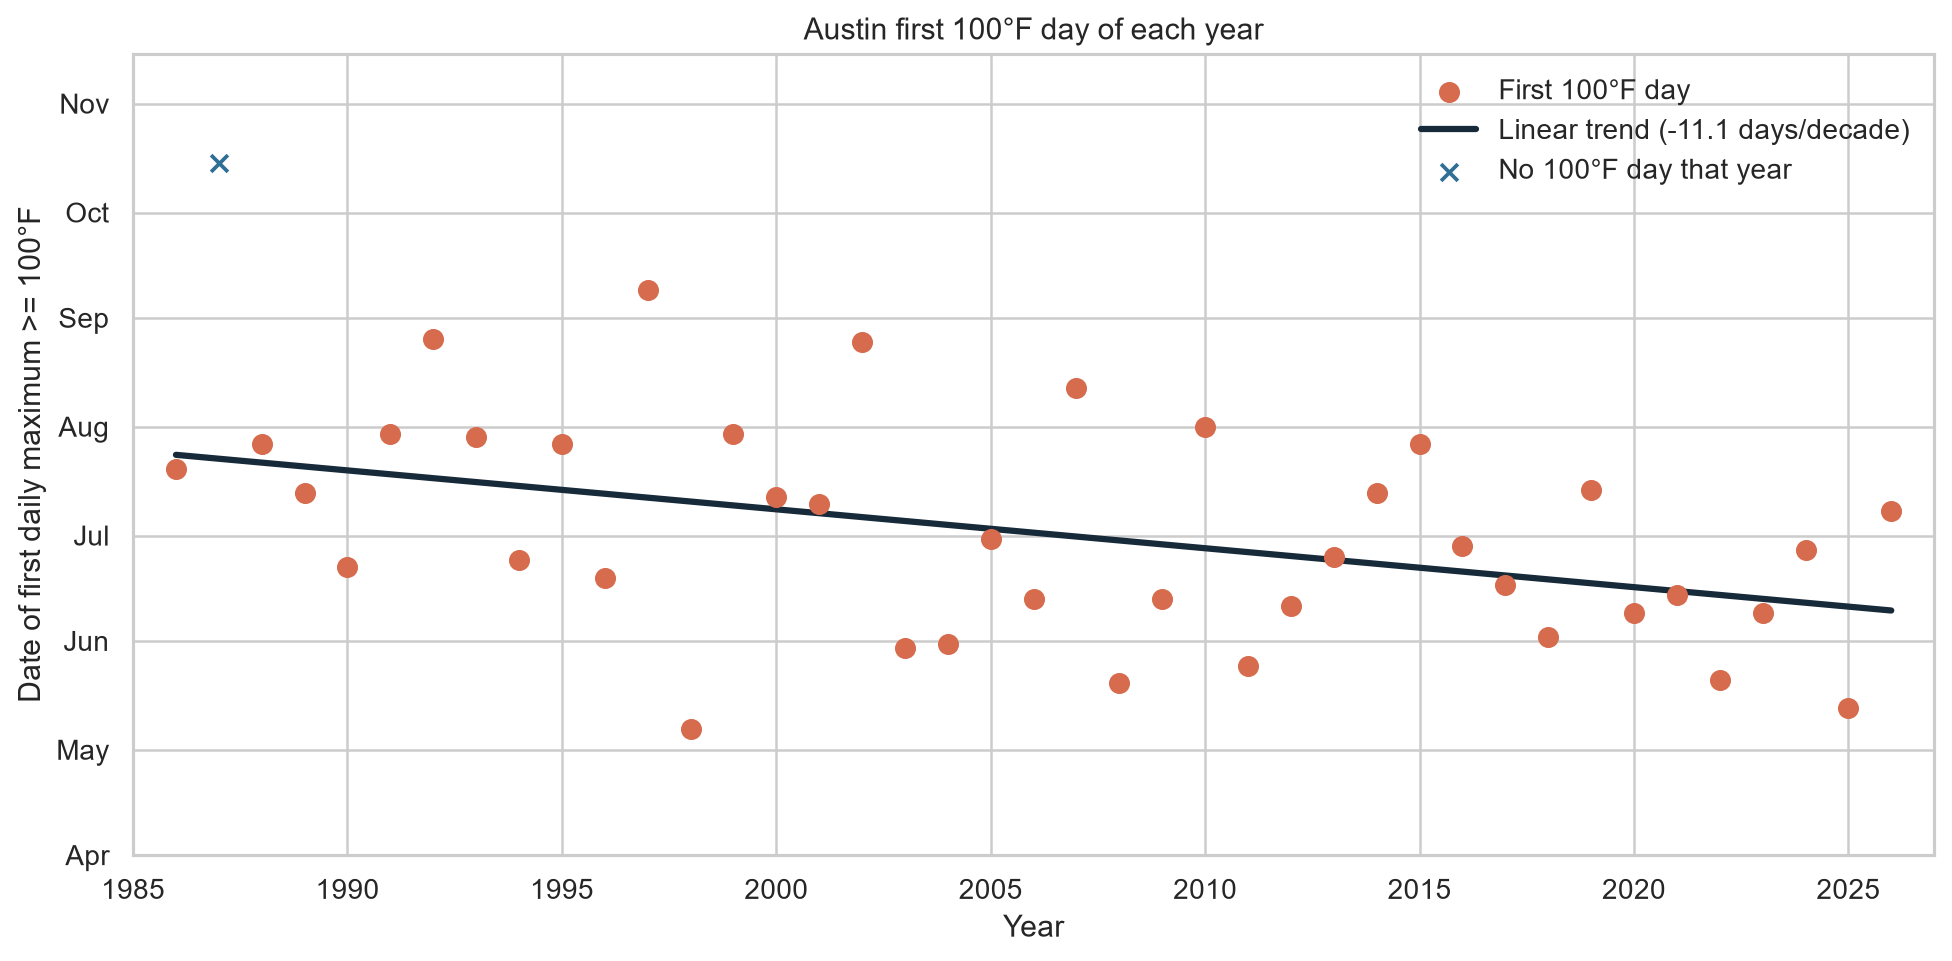

The Python source for this figure:
from datetime import date
from pathlib import Path

import matplotlib.dates as mdates
import matplotlib.pyplot as plt
import numpy as np
import pandas as pd
import seaborn as sns


THRESHOLD_C = (100 - 32) / 1.8
START_YEAR = 1986
# Leap reference year so every calendar date (including Feb 29) maps onto one shared y-axis.
REFERENCE_YEAR = 2000


def find_first_hot_days(weather: pd.DataFrame, end_year: int | None = None) -> pd.DataFrame:
    """Return the first date each year with a daily maximum temperature of at least 100 F.

    Years without a 100 F day have a missing first_date. The current year is flagged as
    partial only while its first 100 F day has not happened yet; once it has, the date is final.
    """
    if end_year is None:
        end_year = date.today().year
    data = weather.copy()
    data["time"] = pd.to_datetime(data["time"], errors="coerce")
    data = data.dropna(subset=["time", "tmax"])
    data["year"] = data["time"].dt.year
    data = data[data["year"].between(START_YEAR, end_year)]

    first_dates = (
        data[data["tmax"] >= THRESHOLD_C].groupby("year")["time"].min().rename("first_date").reset_index()
    )
    # Left join keeps years without a 100 F day, and the column stays datetime-typed even if none qualify.
    result = pd.DataFrame({"year": sorted(data["year"].unique())}).astype({"year": int})
    result = result.merge(first_dates, on="year", how="left")
    result["day_of_year"] = result["first_date"].dt.dayofyear.astype("Int64")
    result["is_partial"] = (result["year"] >= date.today().year) & result["first_date"].isna()
    return result


def _as_reference_date(first_date: pd.Timestamp) -> pd.Timestamp:
    return first_date.replace(year=REFERENCE_YEAR)


def create_chart(first_hot_days: pd.DataFrame, output_path: Path, end_year: int | None = None) -> None:
    if end_year is None:
        end_year = int(first_hot_days["year"].max())
    sns.set_theme(style="whitegrid", context="notebook")
    fig, ax = plt.subplots(figsize=(11, 5.5))

    observed = first_hot_days.dropna(subset=["first_date"])
    reference_dates = observed["first_date"].map(_as_reference_date)
    ax.scatter(observed["year"], reference_dates, color="#d66b4d", s=55, zorder=3, label="First 100°F day")

    # Linear trend over years that reached 100 F; years without one can't contribute a date.
    if len(observed) >= 2:
        reference_numbers = mdates.date2num(reference_dates)
        slope, intercept = np.polyfit(observed["year"], reference_numbers, 1)
        trend_years = np.array([observed["year"].min(), observed["year"].max()])
        ax.plot(
            trend_years,
            mdates.num2date(slope * trend_years + intercept),
            color="#172a3a",
            linewidth=2.5,
            label=f"Linear trend ({slope * 10:+.1f} days/decade)",
        )

    # Years with no 100 F day sit in a band along the top of the chart.
    top = pd.Timestamp(REFERENCE_YEAR, 10, 15)
    no_hot_day = first_hot_days[first_hot_days["first_date"].isna() & ~first_hot_days["is_partial"]]
    ax.scatter(no_hot_day["year"], [top] * len(no_hot_day), marker="x", color="#2f6f95", s=45, zorder=3, label="No 100°F day that year")
    pending = first_hot_days[first_hot_days["is_partial"]]
    if not pending.empty:
        ax.scatter(pending["year"], [top] * len(pending), marker="o", facecolors="none", edgecolors="#172a3a", s=55, zorder=3, label="Current year, none yet")

    ax.yaxis.set_major_locator(mdates.MonthLocator())
    ax.yaxis.set_major_formatter(mdates.DateFormatter("%b"))
    ax.set_ylim(pd.Timestamp(REFERENCE_YEAR, 4, 1), pd.Timestamp(REFERENCE_YEAR, 11, 15))
    ax.set(
        title="Austin first 100°F day of each year",
        xlabel="Year",
        ylabel="Date of first daily maximum >= 100°F",
    )
    ax.set_xlim(START_YEAR - 1, end_year + 1)
    ax.legend(frameon=False, loc="upper right")
    fig.tight_layout()
    fig.savefig(output_path, dpi=180, bbox_inches="tight")
    plt.close(fig)


if __name__ == "__main__":
    project_root = Path(__file__).resolve().parents[1]
    data_path = project_root / "data" / "austin_daily_weather.csv"
    output_path = project_root / "outputs" / "first_hot_day_per_year.png"
    first_hot_days = find_first_hot_days(pd.read_csv(data_path))
    create_chart(first_hot_days, output_path)
    print(first_hot_days.to_string(index=False))
    print(f"Saved chart to {output_path}")
